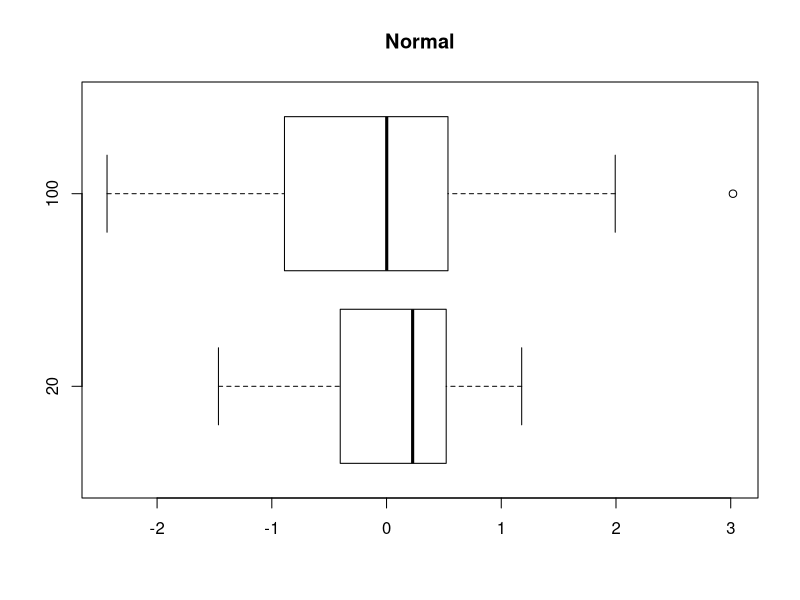
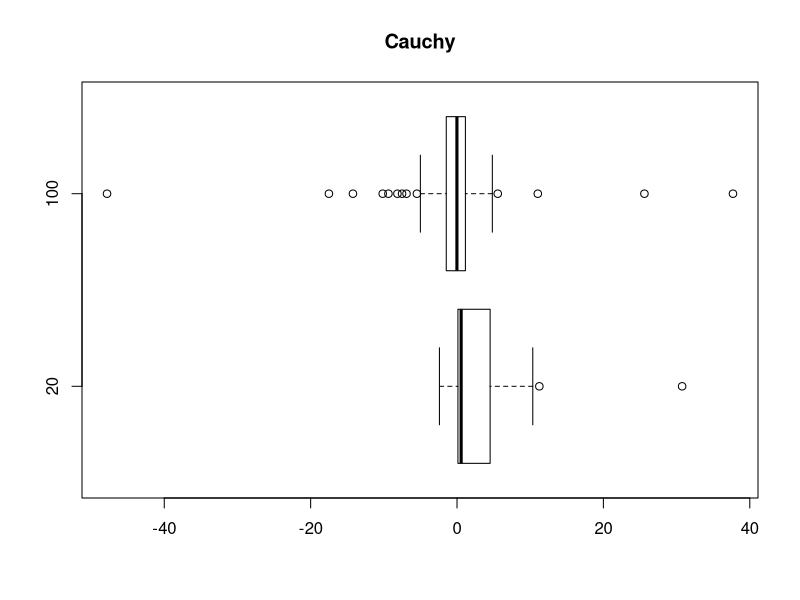
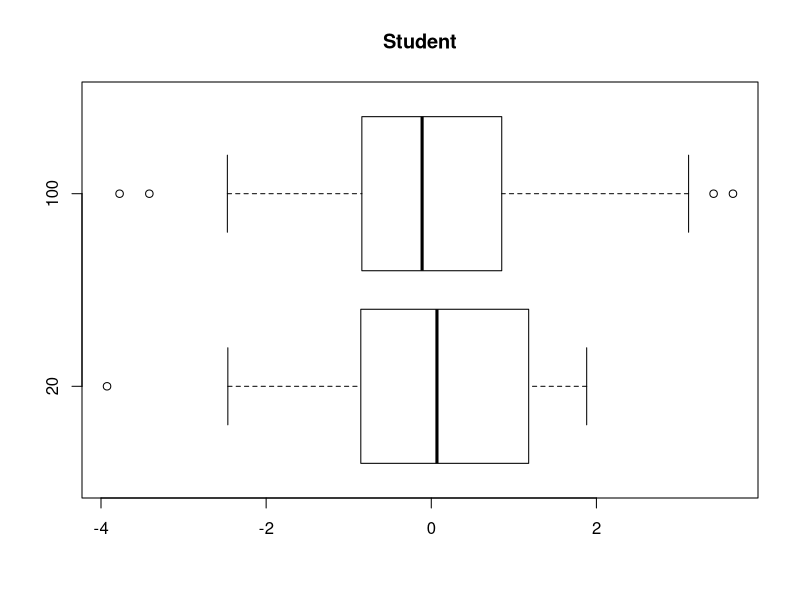
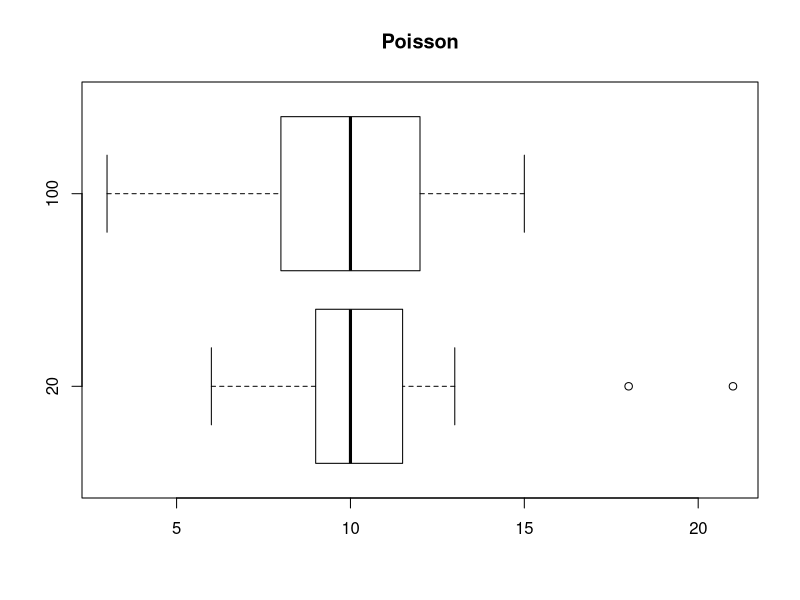
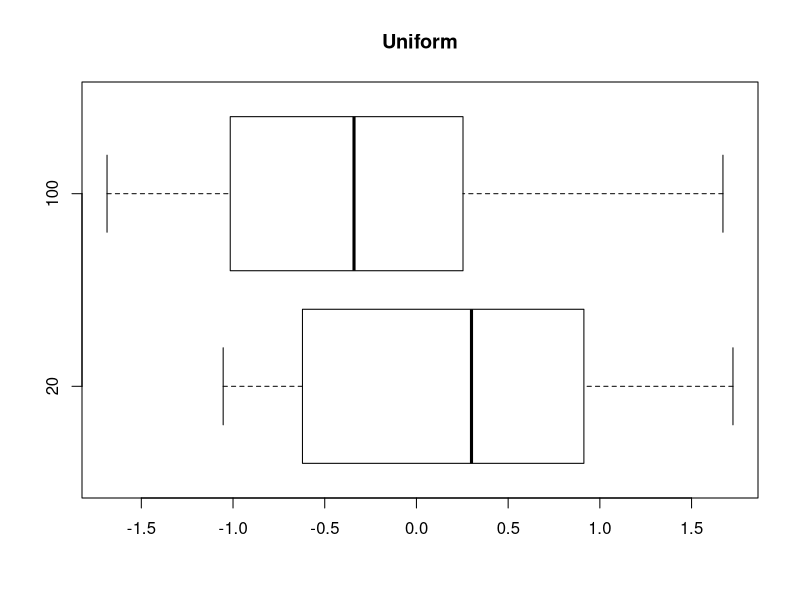

Recreate these plots in R, in order.
dfuncs = list(
    rnorm,
    rcauchy,
    {function (x) rt(x, 3, 0)},
    {function (x) rpois(x, 10)},
    {function (x) runif(x, -sqrt(3), sqrt(3))}
)

images = c(
    "Lab1/images/tukey/normal.png",
    "Lab1/images/tukey/cauchy.png",
    "Lab1/images/tukey/student.png",
    "Lab1/images/tukey/poisson.png",
    "Lab1/images/tukey/uniform.png"
)

names = c("Normal", "Cauchy", "Student", "Poisson", "Uniform")

for (i in 1:(length(dfuncs))) {
    png(images[i], width=1200, height=400)
    boxplot(dfuncs[[i]](20), dfuncs[[i]](100), col="white", horizontal=T, names=c(20, 100), main=names[i])
    dev.off()
}